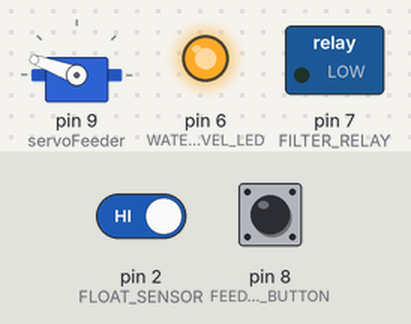
A sketch run on a simulated Arduino Uno, built with avr-gcc and run on an emulated ATmega328P. Shown: servo, switched loads named in the sketch (green lamp = pin HIGH), output pins drawn as LEDs (lit = HIGH). The inputs (shaded band) are chosen by the test bench; at power-on: pin 8 (FEEDER_BUTTON) HIGH, pin 2 (FLOAT_SENSOR) HIGH.

Above: at 1.8 s.
1.9 s: pin 8 (FEEDER_BUTTON) pulled LOW for 3.2 s
At 2.8 s:
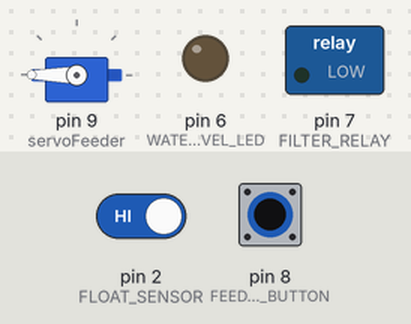
8.1 s: pin 2 (FLOAT_SENSOR) driven LOW and pin 8 (FEEDER_BUTTON) driven LOW
At 8.9 s:
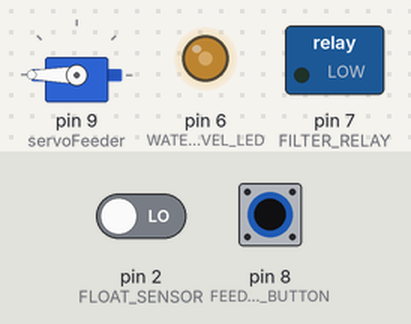
9.6 s: pin 8 (FEEDER_BUTTON) driven HIGH
At 10.5 s:
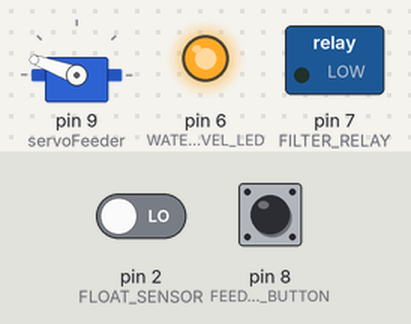
12.6 s: pin 8 (FEEDER_BUTTON) driven LOW
At 13.5 s:
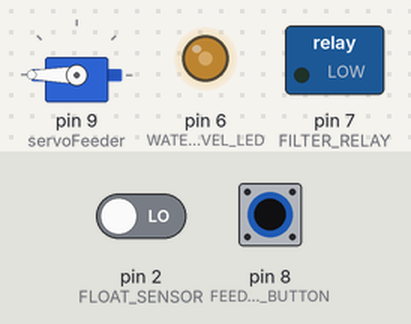
14.1 s: pin 2 (FLOAT_SENSOR) driven HIGH
At 15.3 s:
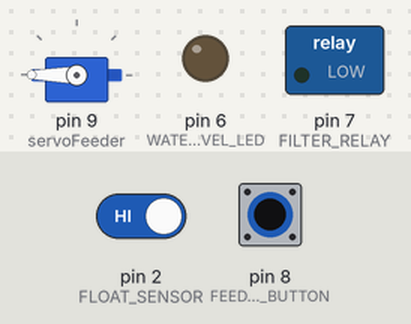
15.6 s: pin 2 (FLOAT_SENSOR) driven LOW
At 16.5 s:
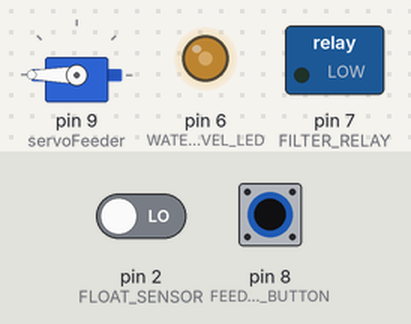
Timing chart, 0 to 18.1 s (numbered marks = the images above; inputs shaded):
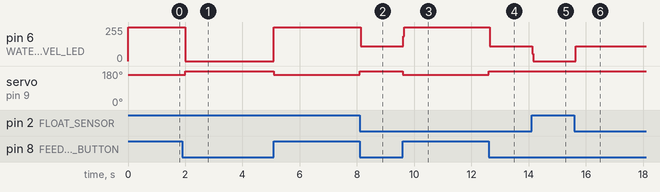

Measured:
- after the input at 1.9 s, pin 6 (WATER_LEVEL_LED): 255/255 → 0/255 after 0.10 s, → 255/255 3.1 s later; servo on pin 9 (servoFeeder): 160° → 180° after 0.10 s, → 160° 3.1 s later
- after the input at 8.1 s, pin 6 (WATER_LEVEL_LED): 255/255 → 109/255 at once; servo on pin 9 (servoFeeder): 160° → 180° at once
- after the input at 9.6 s, pin 6 (WATER_LEVEL_LED): 109/255 → 255/255 at once; servo on pin 9 (servoFeeder): 180° → 160° at once
- after the input at 12.6 s, pin 6 (WATER_LEVEL_LED): 255/255 → 109/255 at once; servo on pin 9 (servoFeeder): 160° → 180° at once
- after the input at 14.1 s, pin 6 (WATER_LEVEL_LED): 109/255 → 0/255 at once
- after the input at 15.6 s, pin 6 (WATER_LEVEL_LED): 0/255 → 109/255 at once

The sketch:

Acuario.ino
```cpp
// Incluímos la librería para poder controlar el servo
#include <Servo.h>

// Declaramos la variable para controlar el servo
Servo servoFeeder;

#define FLOAT_SENSOR 2     // the number of the pushbutton pin
#define WATER_LEVEL_LED 6      // the number of the LED pin
#define FILTER_RELAY 7
#define FEEDER_BUTTON 8

bool filterState = 0;
int buttonVal = 0;

long lastDebounceTime = 0;  // the last time the output pin was toggled
long debounceDelay = 50;    // the debounce time; increase if the output flickers


void setup() {
  // Iniciamos el monitor serie para mostrar el resultado
  Serial.begin(9600);

  // Iniciamos el servo para que empiece a trabajar con el pin 9
  servoFeeder.attach(9);

  // initialize the LED pin as an output:
  pinMode(WATER_LEVEL_LED, OUTPUT);
  // initialize the pushbutton pin as an input:
  pinMode(FLOAT_SENSOR, INPUT_PULLUP);

  pinMode(FILTER_RELAY, OUTPUT);

  pinMode(FEEDER_BUTTON, INPUT);

  servoFeeder.write(180);
}

void loop() {
  //Posición de reposo
  /*
  servoFeeder.write(180);
  delay(10000);
  servoFeeder.write(160);
  delay(500);
  servoFeeder.write(180);*/

  /////////////////////////////////////////////////////////////
  //CODIGO SENSOR NIVEL DE AGUA

  if(digitalRead(FLOAT_SENSOR) == LOW)
  {
    // turn LED on:
    digitalWrite(WATER_LEVEL_LED, HIGH);
  }
  else
  {
    // turn LED off:
    digitalWrite(WATER_LEVEL_LED, LOW);
  }

  /////////////////////////////////////////////////////////////

  /////////////////////////////////////////////////////////////
  //CODIGO DISPENSADOR ALIMENTO

  buttonVal = digitalRead(FEEDER_BUTTON);

  //filter out any noise by setting a time buffer

  if (buttonVal == LOW) {
    digitalWrite(WATER_LEVEL_LED, LOW);
  }else {
    digitalWrite(WATER_LEVEL_LED, HIGH);
    servoFeeder.write(160);
    delay(500);
    servoFeeder.write(180);
    digitalWrite(WATER_LEVEL_LED, LOW);
  }
  /////////////////////////////////////////////////////////////


  /////////////////////////////////////////////////////////////
  //CODIGO FILTRO
  /*
  digitalWrite(RELAY,0);           // Turns ON Relays 1
  delay(10000);

  digitalWrite(RELAY,1);          // Turns Relay Off
  delay(10000);*/
}
```
